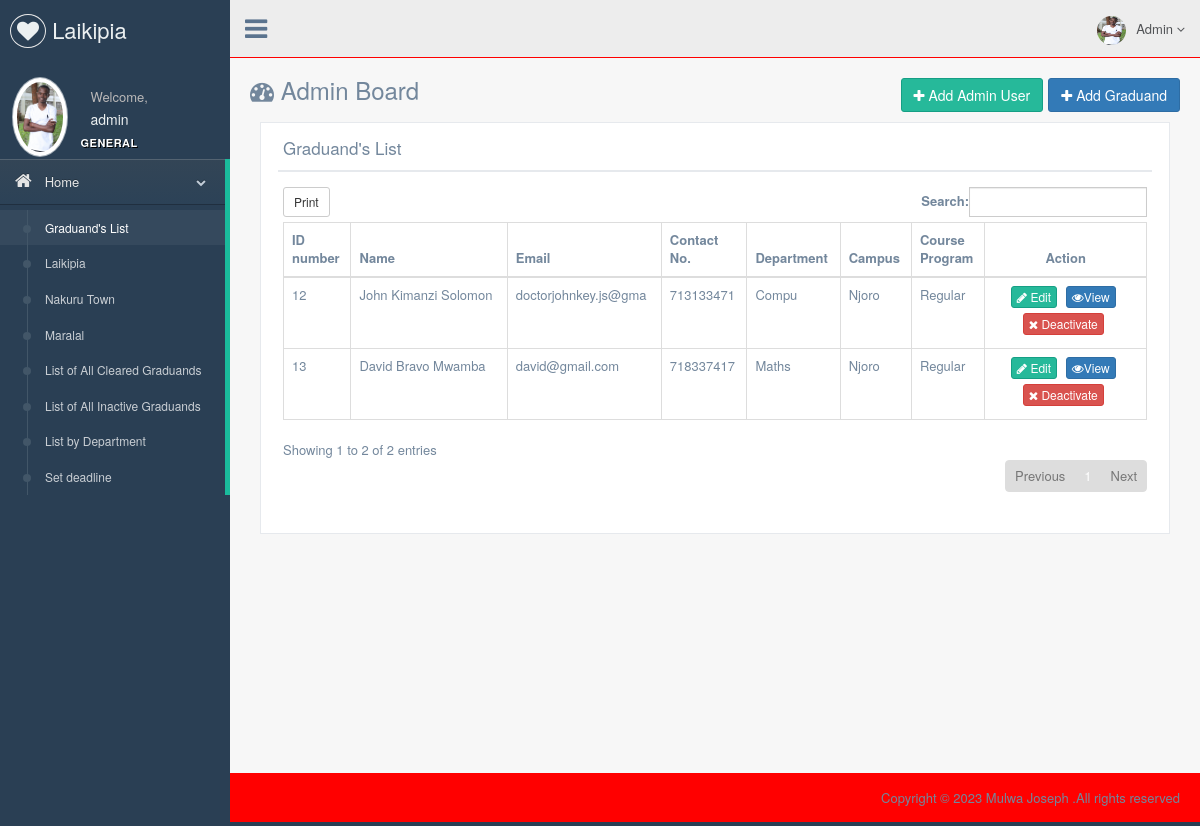
/production/admin1.php (signed in), run on the app's committed database.
### tables this page shows
CREATE TABLE `graduand` (
  `id` int(10) NOT NULL,
  `graduand_id` int(15) NOT NULL,
  `graduand_Fname` varchar(20) NOT NULL,
  `graduand_Mname` varchar(20) NOT NULL,
  `graduand_Lname` varchar(20) NOT NULL,
  `Contact_num` int(15) NOT NULL,
  `Email` varchar(20) NOT NULL,
  `Department` varchar(5) NOT NULL,
  `req_id` int(20) NOT NULL,
  `dep_id` int(20) NOT NULL,
  `password` varchar(50) NOT NULL DEFAULT '81dc9bdb52d04dc20036dbd8313ed055',
  `graduand_picture` varchar(120) NOT NULL,
  `Campus` varchar(15) NOT NULL COMMENT '1 = talisay, 2 = alijis, 3 = fortune town, 4 = binalbagan',
  `course_program` varchar(15) NOT NULL,
  `status` int(1) NOT NULL
);

### session_admin.php (called while the page is built, shortened)
<?php
include('connect.php');
    ?>
    <?php
$session_id = $_SESSION['id'];
$sql = "SELECT * FROM admin WHERE admin_id = :session_id";
$query = $conn->prepare($sql);
$query->execute(array(':session_id' => $session_id));
$row = $query->fetch();
$name = $row['admin_username'];
?>

### production/admin1.php (the view, shortened to what this page needs)
<?php
include('../addgraduand.php');
include('../session_admin.php');
?>
<!DOCTYPE html>
<html lang="en">
<head>
	<link href="../vendors/bootstrap/dist/css/bootstrap.min.css" rel="stylesheet">
	<link href="../vendors/font-awesome/css/font-awesome.min.css" rel="stylesheet">
	<link href="../vendors/nprogress/nprogress.css" rel="stylesheet">
	<link href="../build/css/custom.min.css" rel="stylesheet">
</head>
<body class="nav-md">
	<div class="container body">
		<div class="main_container">
			<div class="col-md-3 left_col menu_fixed">
				<div class="left_col scroll-view">
					<div class="navbar nav_title" style="border: 0;">
						<a href="admin.php" class="site_title"><i class="fa fa-heart"></i> <span>Laikipia Graduands</span></a>
					</div>
					<div class="profile">
						<div class="profile_pic">
							<img src="..\images\mine.jpg" alt="..." class="img-circle profile_img">
						</div>
						<div class="profile_info">
							<span>Welcome,</span>
							<h2><?php echo "$name"; ?></h2>
						</div>
					</div>
					<br />
					<?php include 'admin_sidebar.php'; ?>
				</div>
			</div>
			<div class="top_nav">
				<div class="nav_menu">
					<nav>
						<div class="nav toggle">
							<a id="menu_toggle"><i class="fa fa-bars"></i></a>
						</div>
						<ul class="nav navbar-nav navbar-right">
							<li class="">
								<a href="javascript:;" class="user-profile dropdown-toggle" data-toggle="dropdown" aria-expanded="false">
									<img src="..\images\mine.jpg" alt="">Admin
									<span class=" fa fa-angle-down"></span>
								</a>
							</li>
						</ul>
					</nav>
				</div>
			</div>
			<div class="right_col" role="main">
				<div class="">
					<div class="page-title">
						<div class="title_left">
							<h3> <i class="fa fa-dashboard"></i> Admin Board</h3>
						</div>
						<div class="title_right">
							<button class="btn btn-primary btn-md pull-right" data-toggle="modal" data-target="#myModal" style = "margin-left: 1%;">
								<i class="fa fa-plus"></i> Add Graduand
							</button>
							<button class="btn btn-success btn-md pull-right" data-toggle="modal" data-target="#myModal_user">
								<i class="fa fa-plus"></i> Add Admin User
							</button>
						</div>
					</div>
					<div class="clearfix"></div>
					<div class="col-md-12 col-sm-12 col-xs-12">
						<div class="x_panel">
							<div class="x_title">
								<h2>Graduand's List</h2>
								<div class="clearfix"></div>
							</div>
							<div class="x_content">
								<table id="datatable-buttons" class="table table-hover table-bordered">
									<thead>
										<tr>
											<th>ID number</th>
											<th>Name</th>
											<th>Email</th>
											<th>Contact No.</th>
											<th>Department</th>
											<th>Campus</th>
											<th>Course Program</th>
											<th width="20%" style="text-align:center;">Action</th>
										</tr>
									</thead>
									<tbody>
										<?php
										$sql = "SELECT * FROM graduand WHERE status = 0";
										$query = $conn->prepare($sql);
										$query->execute();
										$fetch = $query->fetchAll();
										foreach ($fetch as $key => $value) { ?>
										<tr>
											<td><?php echo $value['graduand_id'];?></td>
											<td><?php echo $value['graduand_Fname'], '&nbsp;', $value['graduand_Mname'], '&nbsp;', $value['graduand_Lname']   ?></td>
											<td><?php echo $value['Email'] ?></td>
											<td><?php echo $value['Contact_num']?></td>
											<td><?php echo $value['Department']?></td>
											<td><?php echo $value['Campus']?></td>
											<td><?php echo $value['course_program']?></td>
											<td class = "center" style = "text-align:center;">
												<form action="admin_view_info.php" method="post">
													<a href = "#edit<?php echo $value ['id']?>" data-toggle="modal" class = "btn btn-success btn-xs"><i class = "fa fa-pencil"></i> Edit</a>
													<button type="submit" class="btn btn-primary btn-xs"><i class = "fa fa-eye"></i>View</button>
												</form>
												<form action="../deactivate.php" method="POST">
													<button type="submit" class="btn btn-danger btn-xs"><i class="fa fa-close"></i> Deactivate</button>
												</form>
											</td>
										</tr>
										<?php } ?>
									</tbody>
								</table>
							</div>
						</div>
					</div>
				</div>
			</div>
			<footer>
				<div class="pull-right">
					Copyright © 2023 Mulwa Joseph .All rights reserved
				</div>
				<div class="clearfix"></div>
			</footer>
		</div>
	</div>
</body>
</html>

### production/admin_sidebar.php
<div id="sidebar-menu" class="main_menu_side hidden-print main_menu">
	<div class="menu_section">
		<h3>General</h3>
		<ul class="nav side-menu">
			<li><a><i class="fa fa-home"></i> Home <span class="fa fa-chevron-down"></span></a>
				<ul class="nav child_menu">
					<li><a href="admin1.php">Graduand's List</a></li>
					<li><a href="admin_list_njoro.php">Laikipia</a></li>
					<li><a href="admin_list_nakuru.php">Nakuru Town</a></li>
					<li><a href="admin_list_baringo.php">Maralal</a></li>
					<li><a href="admin_list_allcleared.php">List of All Cleared Graduands</a></li>
					<li><a href="admin_list_allinactive.php">List of All Inactive Graduands</a></li>
					<li><a href="admin.php">List by Department</a></li>
					<li><a href="javascript:;" data-toggle="modal" data-target="#set_deadline">Set deadline</a></li>
				</ul>
			</li>
		</ul>
	</div>
</div>

### data on the page
graduand: graduand "12", graduand_Fname "John", graduand_Mname "Kimanzi", graduand_Lname "Solomon", Email "doctorjohnkey.js@gma", Contact_num "713133471", Department "Compu", Campus "Njoro", course_program "Regular"
graduand: graduand "13", graduand_Fname "David", graduand_Mname "Bravo", graduand_Lname "Mwamba", Email "david@gmail.com", Contact_num "718337417", Department "Maths", Campus "Njoro", course_program "Regular"

### other printed values
$name "admin"
